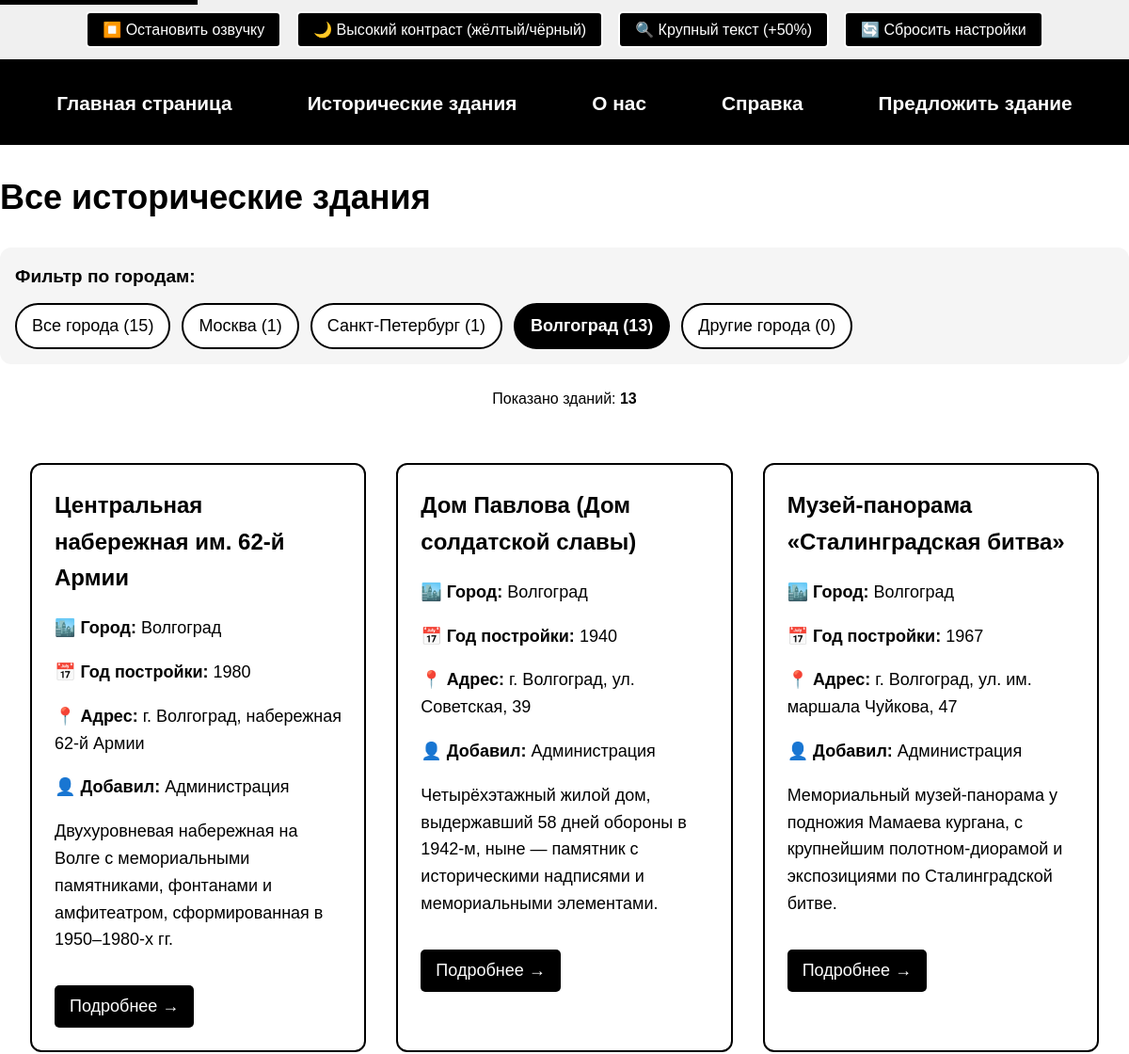
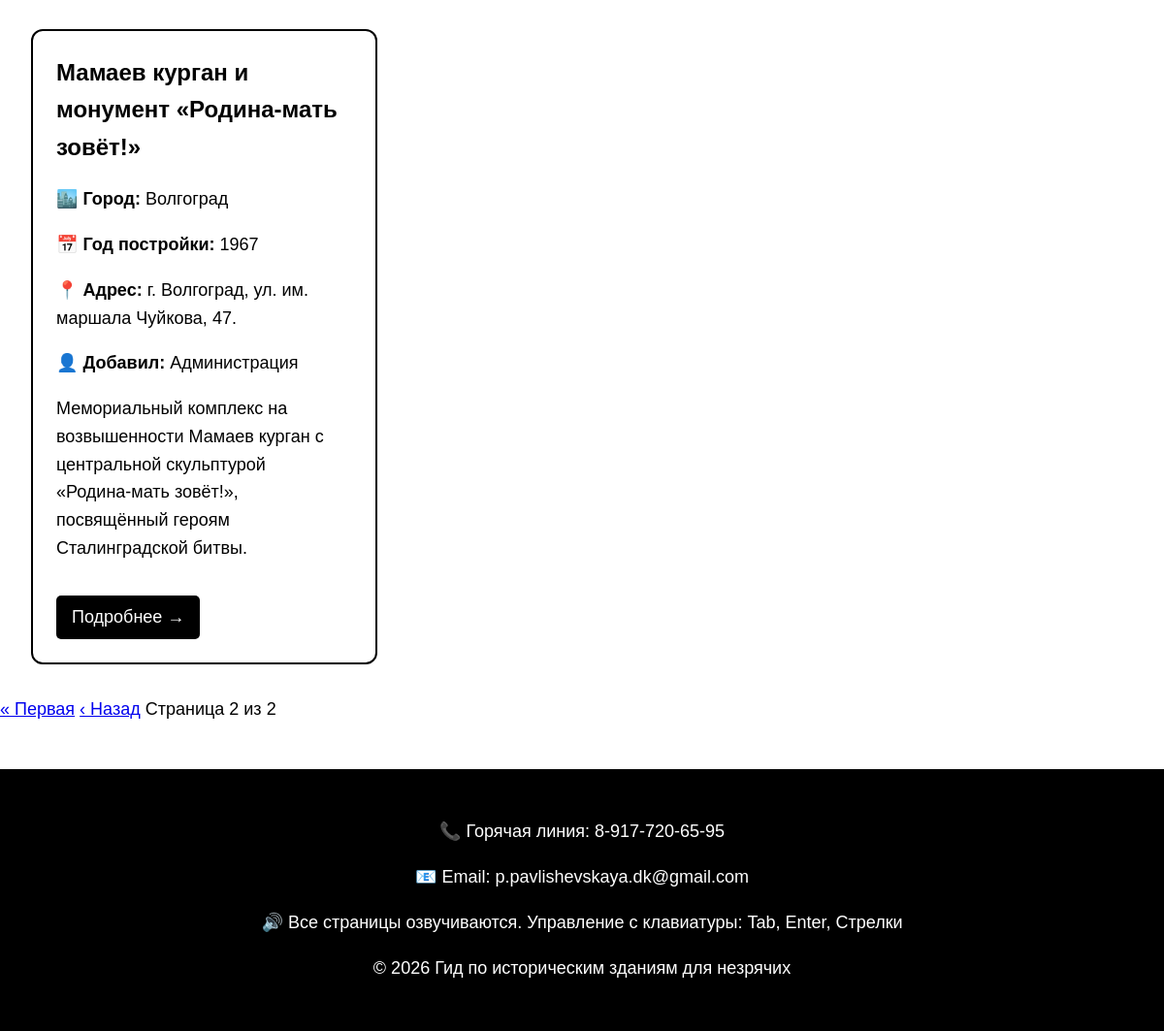
/buildings/?city=vlg&page=2, run on the app's committed database (2 pictures, top to bottom).
### buildings/models.py (models this page shows)
class HistoricalBuilding(models.Model):
    STATUS_CHOICES = [
        ('draft', 'На модерации'),
        ('published', 'Опубликовано'),
        ('rejected', 'Отклонено'),
    ]
    CITY_CHOICES = [
        ('msk', 'Москва'),
        ('spb', 'Санкт-Петербург'),
        ('vlg', 'Волгоград'),
        ('other', 'Другой город'),
    ]
    name = models.CharField(max_length=200, verbose_name="Название здания")
    short_description = models.TextField(max_length=500, verbose_name="Краткое описание (для списка)")
    full_description = models.TextField(verbose_name="Полное описание для озвучки", blank=True)
    architect = models.CharField(max_length=200, blank=True, verbose_name="Архитектор")
    year_built = models.IntegerField(verbose_name="Год постройки")
    address = models.CharField(max_length=300, verbose_name="Адрес")
    architectural_style = models.CharField(max_length=100, blank=True, verbose_name="Архитектурный стиль")
    city = models.CharField(max_length=50, choices=CITY_CHOICES, default='other', verbose_name="Город")
    tactile_features = models.TextField(blank=True, verbose_name="Тактильные особенности")
    sound_features = models.TextField(blank=True, verbose_name="Звуковое окружение")
    accessibility_notes = models.TextField(blank=True, verbose_name="Доступность для МГН")
    main_image = models.ImageField(upload_to='buildings/', blank=True, null=True, verbose_name="Главное изображение")
    audio_guide = models.FileField(upload_to='audio_guides/', blank=True, null=True, verbose_name="Аудиогид (MP3)")
    image_caption = models.TextField(blank=True, null=True, verbose_name="Описание изображения")
    suggested_by = models.CharField(max_length=200, verbose_name="Кто предложил добавить")
    suggested_email = models.EmailField(blank=True, verbose_name="Email для связи")
    created_at = models.DateTimeField(default=timezone.now, verbose_name="Дата добавления")
    updated_at = models.DateTimeField(auto_now=True, verbose_name="Дата обновления")
    status = models.CharField(max_length=20, choices=STATUS_CHOICES, default='draft', verbose_name="Статус модерации")
    moderation_notes = models.TextField(blank=True, verbose_name="Примечания модератора")

### buildings/views.py (the view)
# urls.py: path('buildings/', views.buildings_list, name='buildings_list'),
def buildings_list(request):
    city_filter = request.GET.get('city', 'all')
    buildings = HistoricalBuilding.objects.filter(status='published')
    if city_filter != 'all':
        buildings = buildings.filter(city=city_filter)
    buildings = buildings.order_by('-created_at')
    from django.core.paginator import Paginator
    paginator = Paginator(buildings, 9)
    page_number = request.GET.get('page', 1)
    page_obj = paginator.get_page(page_number)
    city_stats = {
        'all': HistoricalBuilding.objects.filter(status='published').count(),
        'msk': HistoricalBuilding.objects.filter(status='published', city='msk').count(),
        'spb': HistoricalBuilding.objects.filter(status='published', city='spb').count(),
        'vlg': HistoricalBuilding.objects.filter(status='published', city='vlg').count(),
        'other': HistoricalBuilding.objects.filter(status='published', city='other').count(),
    }
    city_names = {
        'all': 'Все города',
        'msk': 'Москва',
        'spb': 'Санкт-Петербург',
        'vlg': 'Волгоград',
        'other': 'Другие города',
    }
    context = {
        'page_obj': page_obj,
        'total_count': buildings.count(),
        'current_city': city_filter,
        'city_stats': city_stats,
        'city_names': city_names,
    }
    return render(request, 'buildings.html', context)

### templates/buildings.html (shortened to what this page needs)
{% extends 'base.html' %}
{% block content %}
<div class="container">
    <h1 data-speak="Все исторические здания">Все исторические здания</h1>
    <div class="city-filters" role="navigation" aria-label="Фильтр по городам">
        <h2 data-speak="Фильтр по городам">Фильтр по городам:</h2>
        <div class="filter-buttons">
            <a href="?city=all" class="filter-btn {% if current_city == 'all' %}active{% endif %}"
               data-speak="Показать все здания, всего {{ city_stats.all }}">
                Все города ({{ city_stats.all }})
            </a>
            <a href="?city=msk" class="filter-btn {% if current_city == 'msk' %}active{% endif %}"
               data-speak="Москва, {{ city_stats.msk }} зданий">
                Москва ({{ city_stats.msk }})
            </a>
            <a href="?city=spb" class="filter-btn {% if current_city == 'spb' %}active{% endif %}"
               data-speak="Санкт-Петербург, {{ city_stats.spb }} зданий">
                Санкт-Петербург ({{ city_stats.spb }})
            </a>
            <a href="?city=vlg" class="filter-btn {% if current_city == 'vlg' %}active{% endif %}"
               data-speak="Волгоград, {{ city_stats.vlg }} зданий">
                Волгоград ({{ city_stats.vlg }})
            </a>
            <a href="?city=other" class="filter-btn {% if current_city == 'other' %}active{% endif %}"
               data-speak="Другие города, {{ city_stats.other }} зданий">
                Другие города ({{ city_stats.other }})
            </a>
        </div>
    </div>
    <div class="filter-info" data-speak="Показано зданий: {{ total_count }}">
        Показано зданий: <strong>{{ total_count }}</strong>
    </div>
    {% if page_obj %}
        <div class="buildings-grid">
            {% for building in page_obj %}
                <div class="building-card"
                     data-speak="{{ building.name }}, город {{ building.get_city_display }}, добавлено {{ building.created_at|date:'d.m.Y' }}">
                    <h2>{{ building.name }}</h2>
                    <p><strong>🏙️ Город:</strong> {{ building.get_city_display }}</p>
                    <p><strong>📅 Год постройки:</strong> {{ building.year_built }}</p>
                    <p><strong>📍 Адрес:</strong> {{ building.address|truncatewords:10 }}</p>
                    <p><strong>👤 Добавил:</strong> {{ building.suggested_by }}</p>
                    <p>{{ building.short_description|truncatewords:20 }}</p>
                    <a href="{% url 'building_detail' building.id %}" class="read-more"
                       data-speak="Подробнее о {{ building.name }}">
                        Подробнее →
                    </a>
                </div>
            {% endfor %}
        </div>
        {% if page_obj.has_other_pages %}
            <div class="pagination" role="navigation" aria-label="Навигация по страницам">
                {% if page_obj.has_previous %}
                    <a href="?city={{ current_city }}&page=1" data-speak="Первая страница">« Первая</a>
                    <a href="?city={{ current_city }}&page={{ page_obj.previous_page_number }}"
                       data-speak="Предыдущая страница">‹ Назад</a>
                {% endif %}
                <span class="current-page"
                      data-speak="Страница {{ page_obj.number }} из {{ page_obj.paginator.num_pages }}">
                    Страница {{ page_obj.number }} из {{ page_obj.paginator.num_pages }}
                </span>
            </div>
        {% endif %}
    {% else %}
        <div class="empty-state" data-speak="В этой категории пока нет зданий. Вы можете предложить первое!">
            <p>В этой категории пока нет зданий.</p>
            <p><a href="{% url 'suggest_building' %}">Предложить здание</a></p>
        </div>
    {% endif %}
</div>
{% endblock %}

### static/css/accessibility.css (style rules this page uses)
:root { --bg-color: #ffffff; --text-color: #000000; --link-color: #0000ee; --focus-color: #ff0000; --button-bg: #000000; --button-text: #ffffff; }
body { background-color: var(--bg-color); color: var(--text-color); font-family: 'Arial', 'Helvetica', sans-serif; font-size: 18px; line-height: 1.6; margin: 0; padding: 0; }
.buildings-grid { display: grid; grid-template-columns: repeat(auto-fill, minmax(350px, 1fr)); gap: 2rem; padding: 2rem; }
.building-card { border: 2px solid #000; padding: 1.5rem; border-radius: 12px; background-color: #fff; }
.building-card h2 { margin-top: 0; font-size: 1.5rem; }
.read-more { display: inline-block; background-color: #000; color: #fff; padding: 0.5rem 1rem; text-decoration: none; border-radius: 5px; margin-top: 1rem; }

### templates/buildings.html (style rules this page uses)
.city-filters { background-color: #f5f5f5; padding: 1rem; border-radius: 12px; margin: 1rem 0; }
.city-filters h2 { font-size: 1.2rem; margin: 0 0 0.75rem 0; }
.filter-buttons { display: flex; flex-wrap: wrap; gap: 0.75rem; }
.filter-btn { display: inline-block; background-color: #ffffff; color: #000000; padding: 0.5rem 1rem; text-decoration: none; border: 2px solid #000000; border-radius: 25px; font-weight: normal; transition: all 0.2s; }
.filter-btn.active { background-color: #000000; color: #ffffff; font-weight: bold; }
.filter-info { margin: 1rem 0; padding: 0.5rem; text-align: center; font-size: 1rem; }

### data on the page
HistoricalBuilding: name "Центральная набережная им. 62‑й Армии", city "Волгоград", year_built "1980", address "г. Волгоград, набережная 62‑й Армии", suggested_by "Администрация", short_description "Двухуровневая набережная на Волге с мемориальными памятниками, фонтанами и амфитеатром, сформированная в 1950–1980‑х гг."
HistoricalBuilding: name "Дом Павлова (Дом солдатской славы)", city "Волгоград", year_built "1940", address "г. Волгоград, ул. Советская, 39", suggested_by "Администрация", short_description "Четырёхэтажный жилой дом, выдержавший 58 дней обороны в 1942‑м, ныне — памятник с историческими надписями и мемориальными элементами."
HistoricalBuilding: name "Музей‑панорама «Сталинградская битва»", city "Волгоград", year_built "1967", address "г. Волгоград, ул. им. маршала Чуйкова, 47", suggested_by "Администрация", short_description "Мемориальный музей‑панорама у подножия Мамаева кургана, с крупнейшим полотном‑диорамой и экспозициями по Сталинградской битве."
HistoricalBuilding: name "Мамаев курган и монумент «Родина‑мать зовёт!»", city "Волгоград", year_built "1967", address "г. Волгоград, ул. им. маршала Чуйкова, 47.", suggested_by "Администрация", short_description "Мемориальный комплекс на возвышенности Мамаев курган с центральной скульптурой «Родина‑мать зовёт!», посвящённый героям Сталинградской битвы."

### other printed values
{{ city_stats.all }} "15"
{{ city_stats.msk }} "1"
{{ city_stats.spb }} "1"
{{ city_stats.vlg }} "13"
{{ city_stats.other }} "0"
{{ total_count }} "13"
{{ page_obj.number }} "2"
{{ page_obj.paginator.num_pages }} "2"
